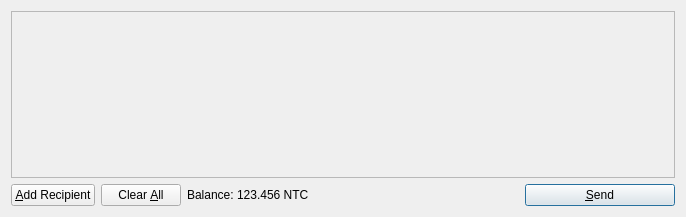
<?xml version="1.0" encoding="UTF-8"?>
<ui version="4.0">
 <class>SendCoinsDialog</class>
 <widget class="QDialog" name="SendCoinsDialog">
  <property name="geometry">
   <rect>
    <x>0</x>
    <y>0</y>
    <width>686</width>
    <height>217</height>
   </rect>
  </property>
  <property name="windowTitle">
   <string>Send Coins</string>
  </property>
  <layout class="QVBoxLayout" name="verticalLayout">
   <item>
    <widget class="QScrollArea" name="scrollArea">
     <property name="widgetResizable">
      <bool>true</bool>
     </property>
     <widget class="QWidget" name="scrollAreaWidgetContents">
      <property name="geometry">
       <rect>
        <x>0</x>
        <y>0</y>
        <width>666</width>
        <height>165</height>
       </rect>
      </property>
      <layout class="QVBoxLayout" name="verticalLayout_2">
       <property name="margin">
        <number>0</number>
       </property>
       <item>
        <layout class="QVBoxLayout" name="entries">
         <property name="spacing">
          <number>6</number>
         </property>
        </layout>
       </item>
       <item>
        <spacer name="verticalSpacer">
         <property name="orientation">
          <enum>Qt::Vertical</enum>
         </property>
         <property name="sizeHint" stdset="0">
          <size>
           <width>20</width>
           <height>40</height>
          </size>
         </property>
        </spacer>
       </item>
      </layout>
     </widget>
    </widget>
   </item>
   <item>
    <layout class="QHBoxLayout" name="horizontalLayout">
     <item>
      <widget class="QPushButton" name="addButton">
       <property name="toolTip">
        <string>Send to multiple recipients at once</string>
       </property>
       <property name="text">
        <string>&amp;Add Recipient</string>
       </property>
       <property name="icon">
        <iconset resource="../bitcoin.qrc">
         <normaloff>:/icons/add</normaloff>:/icons/add</iconset>
       </property>
       <property name="autoDefault">
        <bool>false</bool>
       </property>
      </widget>
     </item>
     <item>
      <widget class="QPushButton" name="clearButton">
       <property name="sizePolicy">
        <sizepolicy hsizetype="Minimum" vsizetype="Fixed">
         <horstretch>0</horstretch>
         <verstretch>0</verstretch>
        </sizepolicy>
       </property>
       <property name="toolTip">
        <string>Remove all transaction fields</string>
       </property>
       <property name="text">
        <string>Clear &amp;All</string>
       </property>
       <property name="icon">
        <iconset resource="../bitcoin.qrc">
         <normaloff>:/icons/remove</normaloff>:/icons/remove</iconset>
       </property>
       <property name="autoRepeatDelay">
        <number>300</number>
       </property>
       <property name="autoDefault">
        <bool>false</bool>
       </property>
      </widget>
     </item>
     <item>
      <layout class="QHBoxLayout" name="horizontalLayout_2">
       <property name="spacing">
        <number>3</number>
       </property>
       <item>
        <widget class="QLabel" name="label">
         <property name="text">
          <string>Balance:</string>
         </property>
        </widget>
       </item>
       <item>
        <widget class="QLabel" name="labelBalance">
         <property name="cursor">
          <cursorShape>IBeamCursor</cursorShape>
         </property>
         <property name="text">
          <string>123.456 NTC</string>
         </property>
         <property name="textInteractionFlags">
          <set>Qt::LinksAccessibleByMouse|Qt::TextSelectableByKeyboard|Qt::TextSelectableByMouse</set>
         </property>
        </widget>
       </item>
      </layout>
     </item>
     <item>
      <spacer name="horizontalSpacer">
       <property name="orientation">
        <enum>Qt::Horizontal</enum>
       </property>
       <property name="sizeHint" stdset="0">
        <size>
         <width>40</width>
         <height>20</height>
        </size>
       </property>
      </spacer>
     </item>
     <item>
      <widget class="QPushButton" name="sendButton">
       <property name="minimumSize">
        <size>
         <width>150</width>
         <height>0</height>
        </size>
       </property>
       <property name="toolTip">
        <string>Confirm the send action</string>
       </property>
       <property name="text">
        <string>&amp;Send</string>
       </property>
       <property name="icon">
        <iconset resource="../bitcoin.qrc">
         <normaloff>:/icons/send</normaloff>:/icons/send</iconset>
       </property>
       <property name="default">
        <bool>true</bool>
       </property>
      </widget>
     </item>
    </layout>
   </item>
  </layout>
 </widget>
 <resources>
  <include location="../bitcoin.qrc"/>
 </resources>
 <connections/>
</ui>
